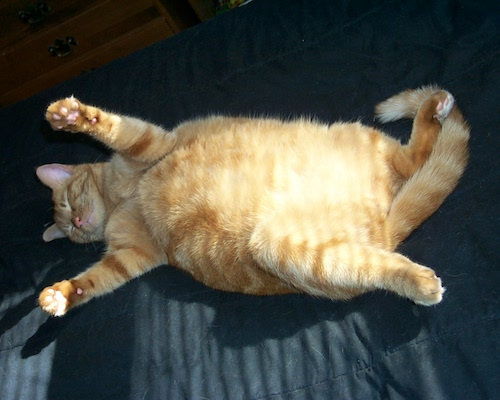
#> input picture data/img/1_cat.jpg, 500 x 400 px, found by its file name
$ python contour_detect.py
#> lines starting #> are read from the running program, lines starting #| are printed output that depends on the picture; after the words box and inside, x2 and y2 are one past the last pixel; in counts of white or black regions, pixels touching at a corner belong together
# -*- coding: UTF-8 -*-
"""
    @Author : Frank.Ren
    @Project : visual_computing
    @Product : PyCharm
    @createTime : 2023/9/6 14:24
    @Email : sc19lr@leeds.ac.uk
    @github : https://github.com/frankRenlf
    @Description :
"""
import cv2 as cv
import numpy as np

if __name__ == "__main__":
    img = cv.imread('../data/img/1_cat.jpg')
#> img is the input picture: shape (400, 500, 3); mean B, G, R 69.4, 78.6, 77.3
    gray = cv.cvtColor(img, cv.COLOR_BGR2GRAY)
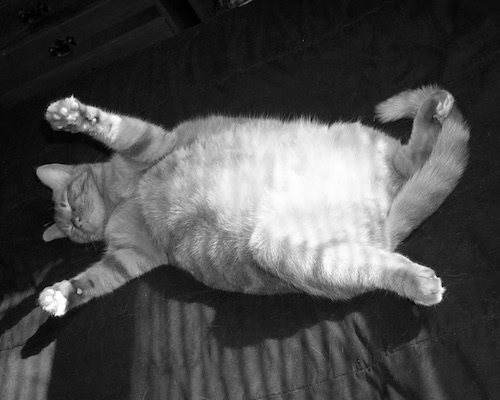
#> gray: shape (400, 500); min 0, max 255, mean 77.2
    gauss = cv.GaussianBlur(gray, (5, 5), cv.BORDER_DEFAULT)
    canny = cv.Canny(gauss, 125, 175)
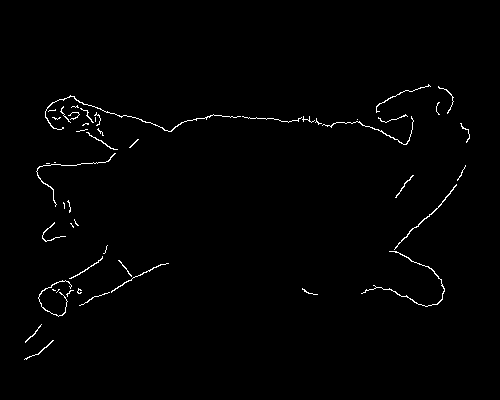
#> canny: shape (400, 500); 1% white in thin lines or dots, all inside (x1, y1, x2, y2) = (24, 84, 470, 360)
    contours, hierarchies = cv.findContours(canny, cv.RETR_LIST, cv.CHAIN_APPROX_SIMPLE)
#> contours = 49 contours, 42 with area under 20; largest, box (x1, y1, x2, y2) and area: (45, 95, 241, 132) 52, (394, 184, 457, 250) 48, (361, 251, 445, 307) 47, (322, 116, 414, 145) 28, (38, 280, 72, 317) 24, (36, 153, 116, 207) 24, (111, 263, 169, 293) 23
    cv.drawContours(img, contours, -1, (0, 0, 255), 2)
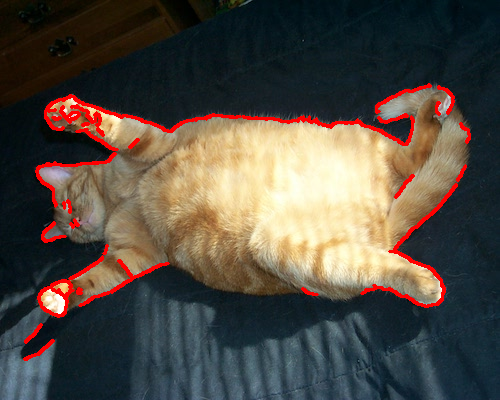
#> img: shape (400, 500, 3); 3.36% of pixels changed, all inside (x1, y1, x2, y2) = (23, 83, 471, 361)
    while True:
        cv.imshow('after', gauss)
        cv.imshow('origin', img)
        if cv.waitKey(1) == ord('q'):
#> (key q is pressed here)
            break
    cv.destroyAllWindows()
